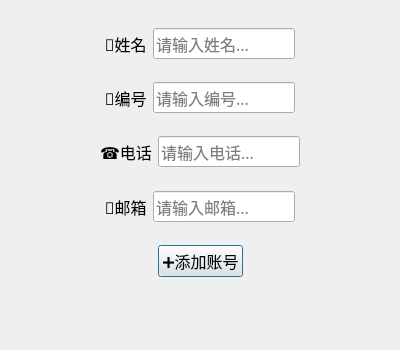
<?xml version="1.0" encoding="UTF-8"?>
<ui version="4.0">
 <class>Dialog</class>
 <widget class="QDialog" name="Dialog">
  <property name="geometry">
   <rect>
    <x>0</x>
    <y>0</y>
    <width>400</width>
    <height>350</height>
   </rect>
  </property>
  <property name="font">
   <font>
    <family>华文中宋</family>
    <pointsize>12</pointsize>
   </font>
  </property>
  <property name="windowTitle">
   <string>Dialog</string>
  </property>
  <layout class="QVBoxLayout" name="verticalLayout">
   <item>
    <spacer name="verticalSpacer_6">
     <property name="orientation">
      <enum>Qt::Vertical</enum>
     </property>
     <property name="sizeHint" stdset="0">
      <size>
       <width>20</width>
       <height>40</height>
      </size>
     </property>
    </spacer>
   </item>
   <item>
    <layout class="QHBoxLayout" name="horizontalLayout">
     <item>
      <spacer name="horizontalSpacer">
       <property name="orientation">
        <enum>Qt::Horizontal</enum>
       </property>
       <property name="sizeHint" stdset="0">
        <size>
         <width>40</width>
         <height>20</height>
        </size>
       </property>
      </spacer>
     </item>
     <item>
      <widget class="QLabel" name="label_accountName">
       <property name="text">
        <string>📛姓名</string>
       </property>
      </widget>
     </item>
     <item>
      <widget class="QLineEdit" name="lineEdit_accountName">
       <property name="font">
        <font>
         <family>华文中宋</family>
         <pointsize>12</pointsize>
        </font>
       </property>
       <property name="placeholderText">
        <string>请输入姓名...</string>
       </property>
      </widget>
     </item>
     <item>
      <spacer name="horizontalSpacer_8">
       <property name="orientation">
        <enum>Qt::Horizontal</enum>
       </property>
       <property name="sizeHint" stdset="0">
        <size>
         <width>40</width>
         <height>20</height>
        </size>
       </property>
      </spacer>
     </item>
    </layout>
   </item>
   <item>
    <spacer name="verticalSpacer">
     <property name="orientation">
      <enum>Qt::Vertical</enum>
     </property>
     <property name="sizeHint" stdset="0">
      <size>
       <width>20</width>
       <height>40</height>
      </size>
     </property>
    </spacer>
   </item>
   <item>
    <layout class="QHBoxLayout" name="horizontalLayout_2">
     <item>
      <spacer name="horizontalSpacer_7">
       <property name="orientation">
        <enum>Qt::Horizontal</enum>
       </property>
       <property name="sizeHint" stdset="0">
        <size>
         <width>40</width>
         <height>20</height>
        </size>
       </property>
      </spacer>
     </item>
     <item>
      <widget class="QLabel" name="label_accountID">
       <property name="text">
        <string>🪪编号</string>
       </property>
      </widget>
     </item>
     <item>
      <widget class="QLineEdit" name="lineEdit_accountID">
       <property name="font">
        <font>
         <family>华文中宋</family>
         <pointsize>12</pointsize>
        </font>
       </property>
       <property name="placeholderText">
        <string>请输入编号...</string>
       </property>
      </widget>
     </item>
     <item>
      <spacer name="horizontalSpacer_2">
       <property name="orientation">
        <enum>Qt::Horizontal</enum>
       </property>
       <property name="sizeHint" stdset="0">
        <size>
         <width>40</width>
         <height>20</height>
        </size>
       </property>
      </spacer>
     </item>
    </layout>
   </item>
   <item>
    <spacer name="verticalSpacer_2">
     <property name="orientation">
      <enum>Qt::Vertical</enum>
     </property>
     <property name="sizeHint" stdset="0">
      <size>
       <width>20</width>
       <height>40</height>
      </size>
     </property>
    </spacer>
   </item>
   <item>
    <layout class="QHBoxLayout" name="horizontalLayout_3">
     <item>
      <spacer name="horizontalSpacer_3">
       <property name="orientation">
        <enum>Qt::Horizontal</enum>
       </property>
       <property name="sizeHint" stdset="0">
        <size>
         <width>40</width>
         <height>20</height>
        </size>
       </property>
      </spacer>
     </item>
     <item>
      <widget class="QLabel" name="label_accountPhone">
       <property name="text">
        <string>☎️电话</string>
       </property>
      </widget>
     </item>
     <item>
      <widget class="QLineEdit" name="lineEdit_accountPhone">
       <property name="font">
        <font>
         <family>华文中宋</family>
         <pointsize>12</pointsize>
        </font>
       </property>
       <property name="placeholderText">
        <string>请输入电话...</string>
       </property>
      </widget>
     </item>
     <item>
      <spacer name="horizontalSpacer_4">
       <property name="orientation">
        <enum>Qt::Horizontal</enum>
       </property>
       <property name="sizeHint" stdset="0">
        <size>
         <width>40</width>
         <height>20</height>
        </size>
       </property>
      </spacer>
     </item>
    </layout>
   </item>
   <item>
    <spacer name="verticalSpacer_3">
     <property name="orientation">
      <enum>Qt::Vertical</enum>
     </property>
     <property name="sizeHint" stdset="0">
      <size>
       <width>20</width>
       <height>40</height>
      </size>
     </property>
    </spacer>
   </item>
   <item>
    <layout class="QHBoxLayout" name="horizontalLayout_4">
     <item>
      <spacer name="horizontalSpacer_5">
       <property name="orientation">
        <enum>Qt::Horizontal</enum>
       </property>
       <property name="sizeHint" stdset="0">
        <size>
         <width>40</width>
         <height>20</height>
        </size>
       </property>
      </spacer>
     </item>
     <item>
      <widget class="QLabel" name="label_accountEmail">
       <property name="text">
        <string>📧邮箱</string>
       </property>
      </widget>
     </item>
     <item>
      <widget class="QLineEdit" name="lineEdit_accountEmail">
       <property name="font">
        <font>
         <family>华文中宋</family>
         <pointsize>12</pointsize>
        </font>
       </property>
       <property name="placeholderText">
        <string>请输入邮箱...</string>
       </property>
      </widget>
     </item>
     <item>
      <spacer name="horizontalSpacer_6">
       <property name="orientation">
        <enum>Qt::Horizontal</enum>
       </property>
       <property name="sizeHint" stdset="0">
        <size>
         <width>40</width>
         <height>20</height>
        </size>
       </property>
      </spacer>
     </item>
    </layout>
   </item>
   <item>
    <spacer name="verticalSpacer_4">
     <property name="orientation">
      <enum>Qt::Vertical</enum>
     </property>
     <property name="sizeHint" stdset="0">
      <size>
       <width>20</width>
       <height>40</height>
      </size>
     </property>
    </spacer>
   </item>
   <item>
    <layout class="QHBoxLayout" name="horizontalLayout_5">
     <item>
      <spacer name="horizontalSpacer_9">
       <property name="orientation">
        <enum>Qt::Horizontal</enum>
       </property>
       <property name="sizeHint" stdset="0">
        <size>
         <width>40</width>
         <height>20</height>
        </size>
       </property>
      </spacer>
     </item>
     <item>
      <widget class="QPushButton" name="pushButton_addAccount">
       <property name="text">
        <string>➕添加账号</string>
       </property>
      </widget>
     </item>
     <item>
      <spacer name="horizontalSpacer_10">
       <property name="orientation">
        <enum>Qt::Horizontal</enum>
       </property>
       <property name="sizeHint" stdset="0">
        <size>
         <width>40</width>
         <height>20</height>
        </size>
       </property>
      </spacer>
     </item>
    </layout>
   </item>
   <item>
    <spacer name="verticalSpacer_5">
     <property name="orientation">
      <enum>Qt::Vertical</enum>
     </property>
     <property name="sizeHint" stdset="0">
      <size>
       <width>20</width>
       <height>40</height>
      </size>
     </property>
    </spacer>
   </item>
   <item>
    <layout class="QHBoxLayout" name="horizontalLayout_6">
     <item>
      <spacer name="horizontalSpacer_12">
       <property name="orientation">
        <enum>Qt::Horizontal</enum>
       </property>
       <property name="sizeHint" stdset="0">
        <size>
         <width>40</width>
         <height>20</height>
        </size>
       </property>
      </spacer>
     </item>
     <item>
      <widget class="QLabel" name="label_actionStatus">
       <property name="text">
        <string/>
       </property>
      </widget>
     </item>
     <item>
      <spacer name="horizontalSpacer_11">
       <property name="orientation">
        <enum>Qt::Horizontal</enum>
       </property>
       <property name="sizeHint" stdset="0">
        <size>
         <width>40</width>
         <height>20</height>
        </size>
       </property>
      </spacer>
     </item>
    </layout>
   </item>
   <item>
    <spacer name="verticalSpacer_7">
     <property name="orientation">
      <enum>Qt::Vertical</enum>
     </property>
     <property name="sizeHint" stdset="0">
      <size>
       <width>20</width>
       <height>40</height>
      </size>
     </property>
    </spacer>
   </item>
  </layout>
 </widget>
 <resources/>
 <connections/>
</ui>
